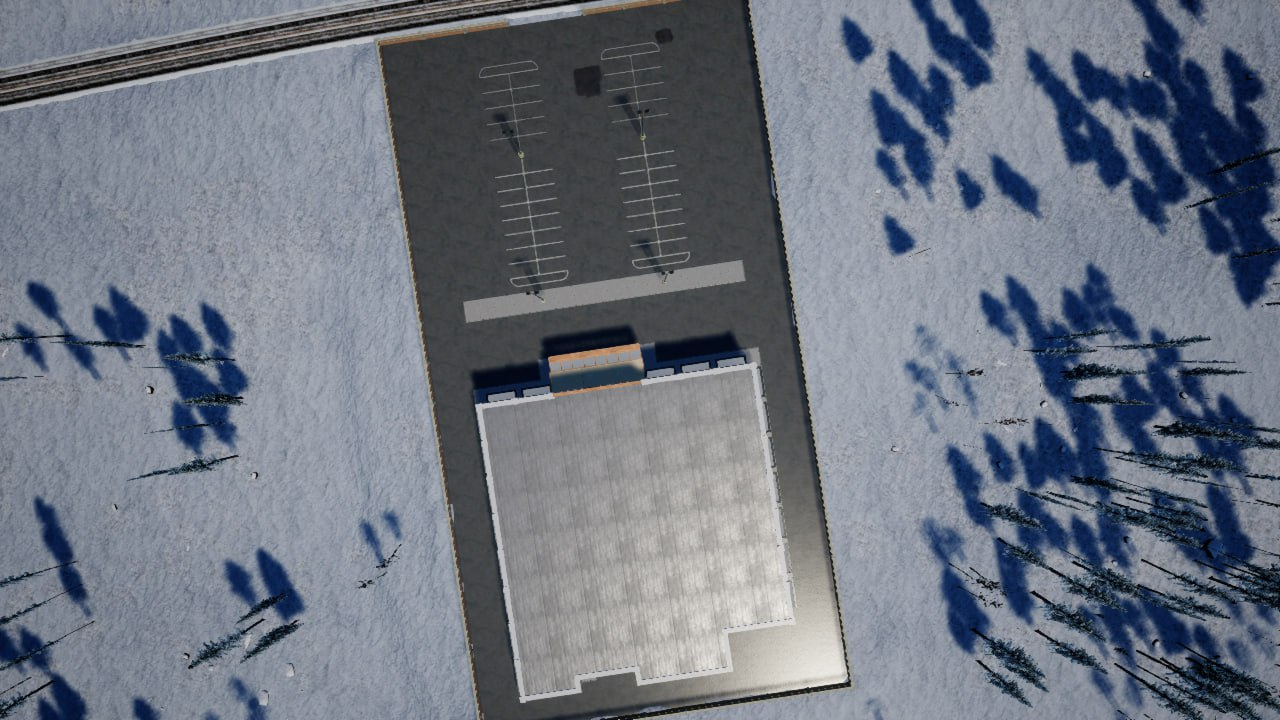
#> input picture task_aviant/cv1/img1.jpg, 1280 x 720 px
$ python solution.py
#> lines starting #> are read from the running program, lines starting #| are printed output that depends on the picture; after the words box and inside, x2 and y2 are one past the last pixel; in counts of white or black regions, pixels touching at a corner belong together
import cv2
import numpy as np
from copy import deepcopy


class Solution:
    f = 6.1 * 1e-3  # Фокусное расстояние
    ph = 7.8 * 1e-6  # Высота пикселя
    pw = 9.2 * 1e-6  # Ширина пикселя
    resolution = (720, 1280)  # Размер изображения в пикселях
    camera_zxy = (200, 300, 100)  # Координаты места снятия кадра Z, X, Y

    def find_delivery_point(self, fname):
#> called with fname = 'img1.jpg'
        image = cv2.imread(fname)
#> image is the input picture: shape (720, 1280, 3); mean B, G, R 128.6, 116.4, 109.5
        imageForMarket = deepcopy(image)

        carCoords = detectCar(image)
        marketCoords = detectMarket(imageForMarket)

        if carCoords is None or marketCoords is None:
            return None
        else:
            return self.point_coordinates(carCoords[0], carCoords[1])

    def point_coordinates(self, x, y):
        r_x = x - self.resolution[1]/2
        r_y = self.resolution[0]/2 - y

        rp_h = (self.ph * (self.camera_zxy[2] - self.f)) / self.f
        rp_w = (self.pw * (self.camera_zxy[2] - self.f)) / self.f

        r_y *= rp_h
        r_x *= rp_w

        r_x += self.camera_zxy[0]
        r_y += self.camera_zxy[1]
        return r_x, r_y - 3  # координаты Z и X переданной в системе координат камеры точки


def detectCar(image):
    color_to_find = np.uint8([[[105, 122, 1]]])
    color_hsv = cv2.cvtColor(color_to_find, cv2.COLOR_BGR2HSV)
    lower_range = np.array([color_hsv[0][0][0] - 10, 100, 100])
    upper_range = np.array([color_hsv[0][0][0] + 10, 255, 255])
    hsv_image = cv2.cvtColor(image, cv2.COLOR_BGR2HSV)
#> hsv_image: shape (720, 1280, 3); mean H, S, V 100.6, 50.1, 129.4

    mask = cv2.inRange(hsv_image, lower_range, upper_range)
#> mask: shape (720, 1280); every value is 0
    blurred_image = cv2.GaussianBlur(mask, (15, 15), 0)

    if np.sum(np.sum(blurred_image, -1), -1) <= 0:
        return None

    contours, hierarchy = cv2.findContours(blurred_image, cv2.RETR_LIST, cv2.CHAIN_APPROX_SIMPLE)
    contour = sorted(contours, key=lambda x: cv2.contourArea(x), reverse=True)[0]

    mom = cv2.moments(contour, 1)
    x_moment = mom['m10']
    y_moment = mom['m01']
    area = mom['m00']

    if area < 10:
        return None

    x = int(x_moment / area)
    y = int(y_moment / area)

    return x, y


def detectMarket(image):
    lower_mask = np.array([182, 132, 99], dtype="uint8")
    upper_mask = np.array([194, 152, 130], dtype="uint8")

    image = cv2.medianBlur(image, 5)
    image = cv2.cvtColor(image, cv2.COLOR_BGR2RGB)
    thresh = cv2.inRange(image, lower_mask, upper_mask)
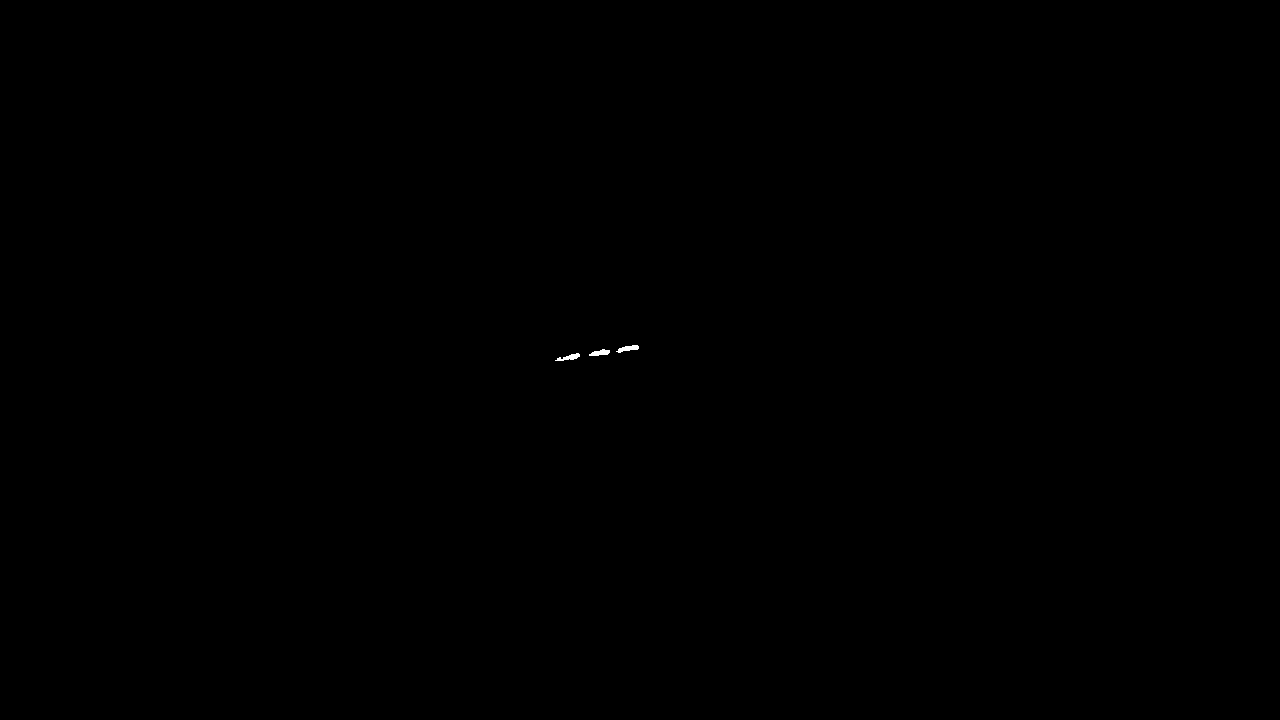
#> thresh: shape (720, 1280); 0.03% white; 3 white regions

    if np.sum(np.sum(thresh, -1), -1) <= 0:
        return None

    contours, hierarchy = cv2.findContours(thresh, cv2.RETR_LIST, cv2.CHAIN_APPROX_SIMPLE)
#> contours = 3 contours; box (x1, y1, x2, y2) and area: (616, 345, 639, 353) 74, (589, 349, 610, 356) 72, (555, 353, 580, 361) 70
    contour = sorted(contours, key=lambda x: cv2.contourArea(x), reverse=True)[0]
#> contour = contour of 23 points, box (x1, y1, x2, y2) (616, 345, 639, 353), area 74

    mom = cv2.moments(contour, 1)
#> mom = moments, m00 74.5, centre m10/m00, m01/m00 = (627.9, 348.1)
    area = mom['m00']
#> area = 74.5

    if area < 10:
        return None
    else:
        return (1, 1)


if __name__ == '__main__':
    image_paths = ['img1.jpg', 'img2.jpg', 'img3.jpg']
    solver = Solution()
    for image_path in image_paths:
        print(solver.find_delivery_point(image_path))
#> in find_delivery_point, `marketCoords = detectMarket(imageForMarket)`: marketCoords = (1, 1)
#> pass 2 of the loop `for image_path in image_paths:`:
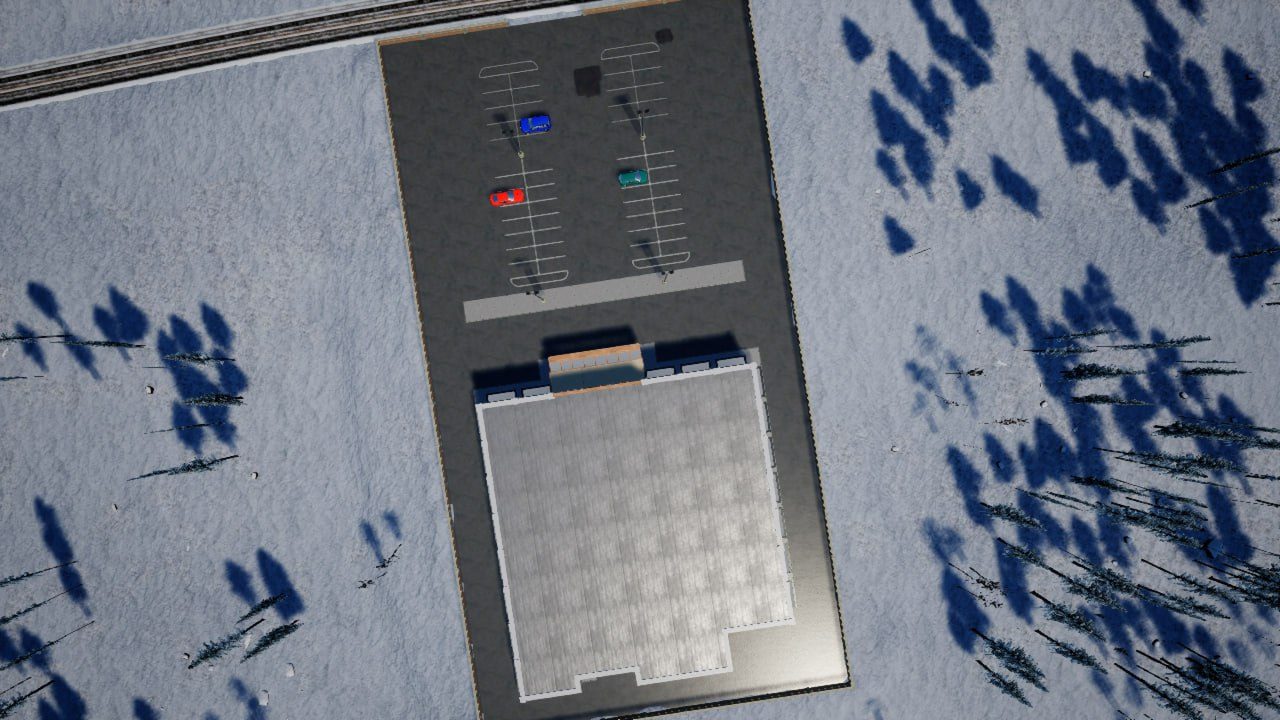
#> input picture task_aviant/cv1/img2.jpg, 1280 x 720 px
#> in find_delivery_point, image is the input picture: shape (720, 1280, 3); mean B, G, R 128.6, 116.3, 109.5
#> hsv_image: shape (720, 1280, 3); mean H, S, V 100.9, 50.6, 129.4
#> in detectCar (call 2), `mask = cv2.inRange(hsv_image, lower_range, upper_range)`:
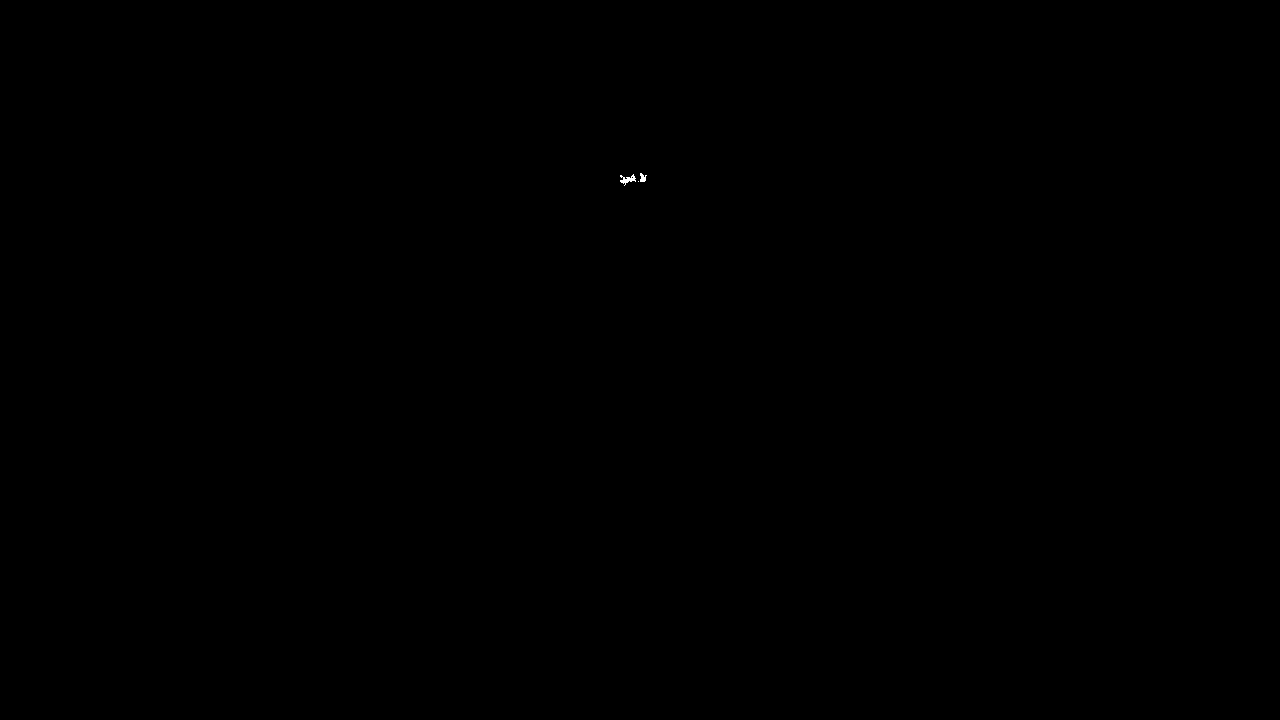
#> mask: shape (720, 1280); 0.01% white; 3 white regions (1 under 20 px)
#> in detectCar (call 2), `contours, hierarchy = cv2.findContours(blurred_image, cv2.RETR_LIST, c..`: contours = 1 contour; box (x1, y1, x2, y2) and area: (614, 167, 653, 192) 726
#> in detectCar (call 2), `contour = sorted(contours, key=lambda x: cv2.contourArea(x), reverse=T..`: contour = contour of 48 points, box (x1, y1, x2, y2) (614, 167, 653, 192), area 726
#> in detectCar (call 2), `mom = cv2.moments(contour, 1)`: mom = moments, m00 726, centre m10/m00, m01/m00 = (632.6, 178.3)
#> x_moment = 459271.3
#> y_moment = 129448.2
#> in detectCar (call 2), `area = mom['m00']`: area = 726
#> x = 632
#> y = 178
#> carCoords = (632, 178)
#> in detectMarket (call 2), `image = cv2.medianBlur(image, 5)`:
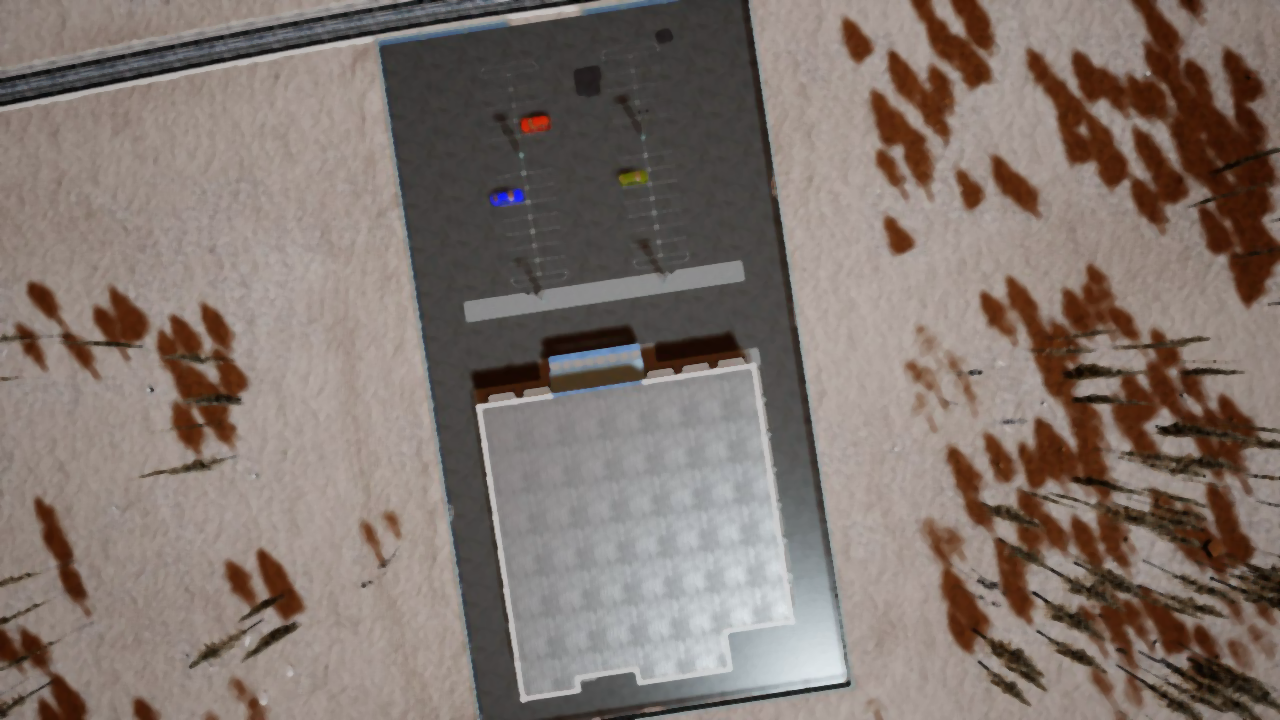
#> image: shape (720, 1280, 3); mean R, G, B 128.8, 116.4, 109.6
#> thresh: shape (720, 1280); 0.03% white; 3 white regions
#> in detectMarket (call 2), `contours, hierarchy = cv2.findContours(thresh, cv2.RETR_LIST, cv2.CHAI..`: contours = 3 contours; box (x1, y1, x2, y2) and area: (616, 345, 639, 353) 71, (587, 350, 610, 356) 67, (556, 353, 580, 361) 58
#> in detectMarket (call 2), `contour = sorted(contours, key=lambda x: cv2.contourArea(x), reverse=T..`: contour = contour of 23 points, box (x1, y1, x2, y2) (616, 345, 639, 353), area 71
#> in detectMarket (call 2), `mom = cv2.moments(contour, 1)`: mom = moments, m00 71, centre m10/m00, m01/m00 = (627.3, 348.4)
#> in detectMarket (call 2), `area = mom['m00']`: area = 71
#> pass 3 of the loop `for image_path in image_paths:`:
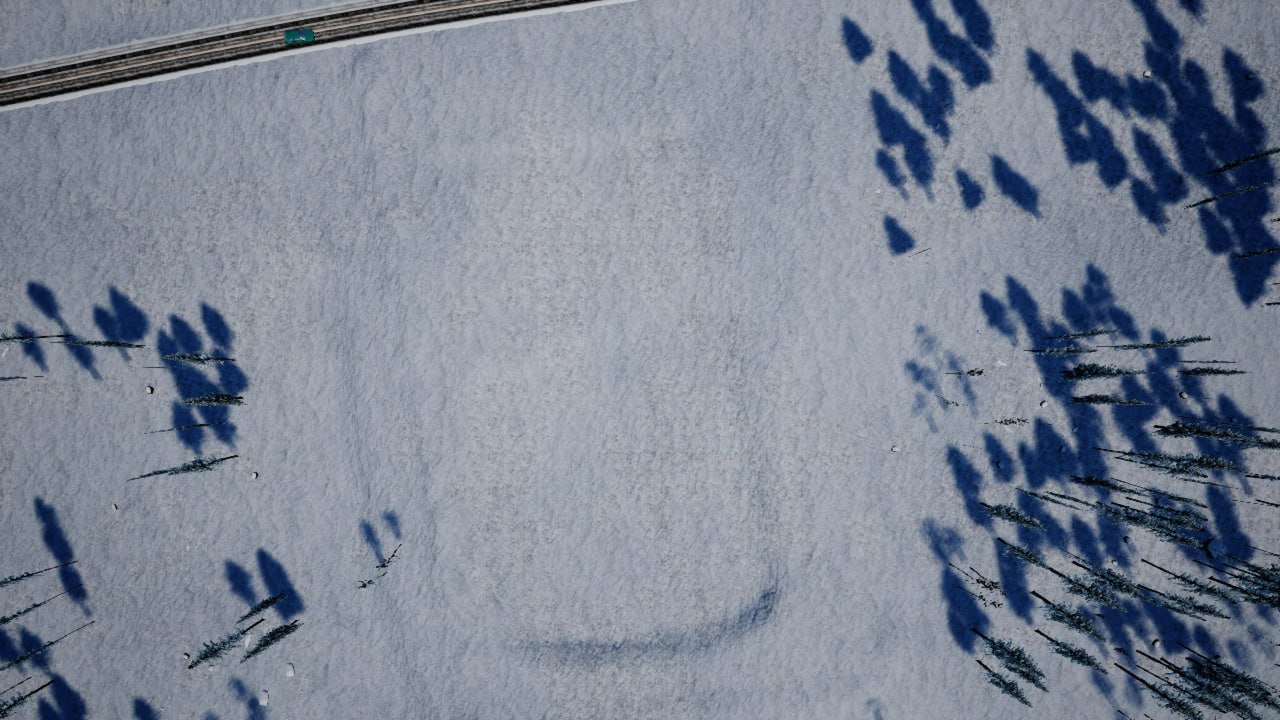
#> input picture task_aviant/cv1/img3.jpg, 1280 x 720 px
#> in find_delivery_point, image is the input picture: shape (720, 1280, 3); mean B, G, R 147.8, 132.4, 124
#> hsv_image: shape (720, 1280, 3); mean H, S, V 108.8, 52.1, 147.9
#> in detectCar (call 3), `mask = cv2.inRange(hsv_image, lower_range, upper_range)`:
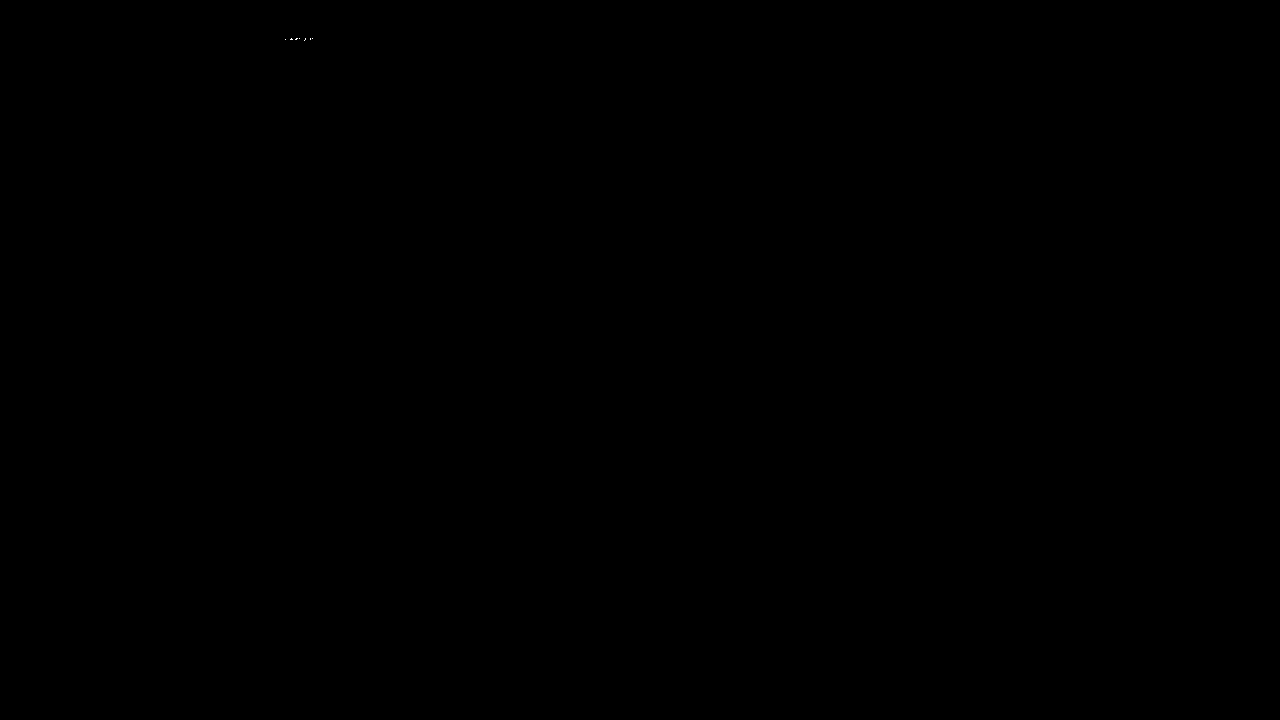
#> mask: shape (720, 1280); 0% white in thin lines or dots, all inside (x1, y1, x2, y2) = (285, 38, 313, 41)
#> in detectCar (call 3), `contours, hierarchy = cv2.findContours(blurred_image, cv2.RETR_LIST, c..`: contours = 1 contour; box (x1, y1, x2, y2) and area: (280, 32, 318, 47) 450
#> in detectCar (call 3), `contour = sorted(contours, key=lambda x: cv2.contourArea(x), reverse=T..`: contour = contour of 30 points, box (x1, y1, x2, y2) (280, 32, 318, 47), area 450
#> in detectCar (call 3), `mom = cv2.moments(contour, 1)`: mom = moments, m00 450, centre m10/m00, m01/m00 = (298.9, 38.64)
#> x_moment = 134496
#> y_moment = 17387.7
#> in detectCar (call 3), `area = mom['m00']`: area = 450
#> x = 298
#> y = 38
#> carCoords = (298, 38)
